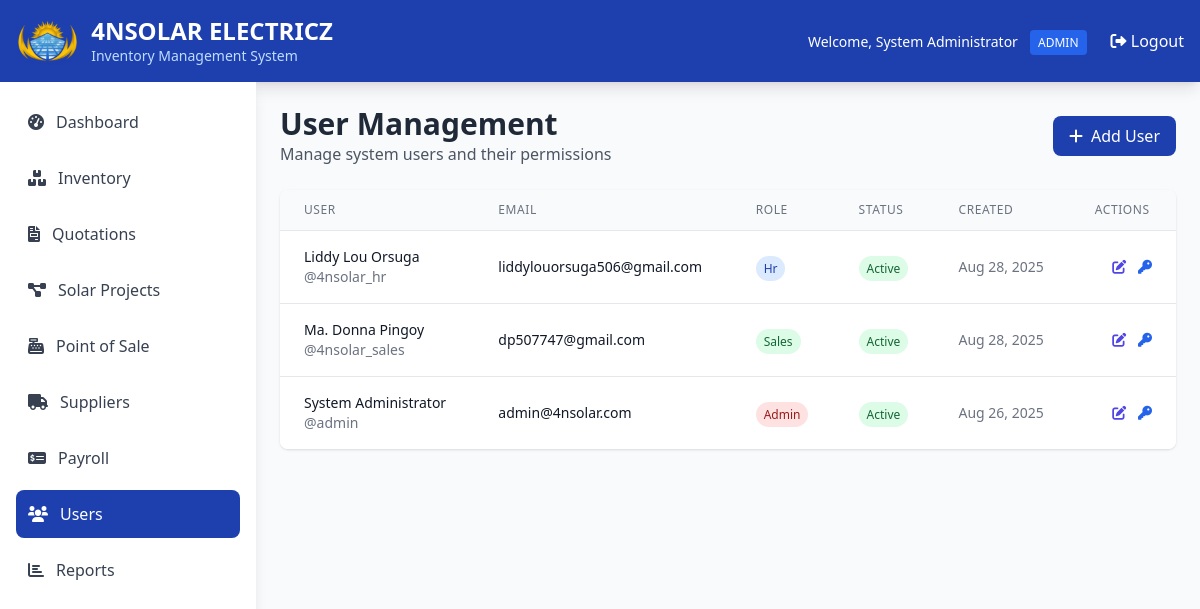
/users.php (signed in), run on the app's committed database.
### tables this page shows
CREATE TABLE `users` (
  `id` int(11) NOT NULL,
  `username` varchar(50) NOT NULL,
  `password` varchar(255) NOT NULL,
  `email` varchar(100) NOT NULL,
  `role` enum('admin','hr','sales') NOT NULL,
  `full_name` varchar(100) NOT NULL,
  `created_at` timestamp NOT NULL DEFAULT current_timestamp(),
  `updated_at` timestamp NOT NULL DEFAULT current_timestamp() ON UPDATE current_timestamp(),
  `is_active` tinyint(1) DEFAULT 1
);

### includes/config.php (called while the page is built, shortened)
<?php
function hasRole($role) {
    return isset($_SESSION['role']) && $_SESSION['role'] === $role;
}
?>

### includes/auth.php (called while the page is built, shortened)
<?php
require_once 'config.php';
function getUsers() {
    global $pdo;
    $stmt = $pdo->query("SELECT id, username, email, role, full_name, created_at, is_active FROM users ORDER BY created_at DESC");
    return $stmt->fetchAll();
}
?>

### users.php (the view, shortened to what this page needs)
<?php
require_once 'includes/config.php';
require_once 'includes/auth.php';
require_once 'includes/auth.php';
$action = $_GET['action'] ?? 'list';
switch ($action) {
    default:
        $users = getUsers();
        break;
}
include 'includes/header.php';
?>
<?php if ($action == 'list'): ?>
<div class="mb-6">
    <div class="flex justify-between items-center">
        <div>
            <h1 class="text-3xl font-bold text-gray-800">User Management</h1>
            <p class="text-gray-600">Manage system users and their permissions</p>
        </div>
        <?php if (hasRole(ROLE_ADMIN)): ?>
        <a href="?action=add" class="bg-solar-blue text-white px-4 py-2 rounded-lg hover:bg-blue-800 transition">
            <i class="fas fa-plus mr-2"></i>Add User
        </a>
        <?php endif; ?>
    </div>
</div>
<div class="bg-white rounded-lg shadow overflow-hidden">
    <table class="min-w-full divide-y divide-gray-200">
        <thead class="bg-gray-50">
            <tr>
                <th class="px-6 py-3 text-left text-xs font-medium text-gray-500 uppercase tracking-wider">User</th>
                <th class="px-6 py-3 text-left text-xs font-medium text-gray-500 uppercase tracking-wider">Email</th>
                <th class="px-6 py-3 text-left text-xs font-medium text-gray-500 uppercase tracking-wider">Role</th>
                <th class="px-6 py-3 text-left text-xs font-medium text-gray-500 uppercase tracking-wider">Status</th>
                <th class="px-6 py-3 text-left text-xs font-medium text-gray-500 uppercase tracking-wider">Created</th>
                <th class="px-6 py-3 text-left text-xs font-medium text-gray-500 uppercase tracking-wider">Actions</th>
            </tr>
        </thead>
        <tbody class="bg-white divide-y divide-gray-200">
            <?php if (!empty($users)): ?>
                <?php foreach ($users as $user): ?>
                <tr class="hover:bg-gray-50">
                    <td class="px-6 py-4 whitespace-nowrap">
                        <div>
                            <div class="text-sm font-medium text-gray-900"><?php echo htmlspecialchars($user['full_name']); ?></div>
                            <div class="text-sm text-gray-500">@<?php echo htmlspecialchars($user['username']); ?></div>
                        </div>
                    </td>
                    <td class="px-6 py-4 whitespace-nowrap text-sm text-gray-900">
                        <?php echo htmlspecialchars($user['email']); ?>
                    </td>
                    <td class="px-6 py-4 whitespace-nowrap">
                        <span class="px-2 py-1 text-xs font-medium rounded-full
                            <?php
                            switch($user['role']) {
                                case ROLE_ADMIN: echo 'bg-red-100 text-red-800'; break;
                                case ROLE_HR: echo 'bg-blue-100 text-blue-800'; break;
                                case ROLE_SALES: echo 'bg-green-100 text-green-800'; break;
                            }
                            ?>">
                            <?php echo ucfirst($user['role']); ?>
                        </span>
                    </td>
                    <td class="px-6 py-4 whitespace-nowrap">
                        <span class="px-2 py-1 text-xs font-medium rounded-full
                            <?php echo $user['is_active'] ? 'bg-green-100 text-green-800' : 'bg-red-100 text-red-800'; ?>">
                            <?php echo $user['is_active'] ? 'Active' : 'Inactive'; ?>
                        </span>
                    </td>
                    <td class="px-6 py-4 whitespace-nowrap text-sm text-gray-500">
                        <?php echo date('M j, Y', strtotime($user['created_at'])); ?>
                    </td>
                    <td class="px-6 py-4 whitespace-nowrap text-right text-sm font-medium space-x-2">
                        <?php
                        $can_edit = hasRole(ROLE_ADMIN) || (hasRole(ROLE_HR) && $user['role'] !== ROLE_ADMIN);
                        ?>
                        <?php if ($can_edit): ?>
                        <a href="?action=edit&id=<?php echo $user['id']; ?>" class="text-indigo-600 hover:text-indigo-900">
                            <i class="fas fa-edit"></i>
                        </a>
                        <button onclick="showChangePasswordModal(<?php echo $user['id']; ?>, '<?php echo htmlspecialchars($user['full_name']); ?>')"
                                class="text-blue-600 hover:text-blue-900">
                            <i class="fas fa-key"></i>
                        </button>
                        <?php endif; ?>
                    </td>
                </tr>
                <?php endforeach; ?>
            <?php endif; ?>
        </tbody>
    </table>
</div>
<?php endif; ?>
<?php include 'includes/footer.php'; ?>

### data on the page
users: full_name "Liddy Lou Orsuga", username "4nsolar_hr", email "liddylouorsuga506@gmail.com", role "Hr", is_active "Active", created_at "Aug 28, 2025"
users: full_name "Ma. Donna Pingoy", username "4nsolar_sales", email "dp507747@gmail.com", role "Sales", is_active "Active", created_at "Aug 28, 2025"
users: full_name "System Administrator", username "admin", email "admin@4nsolar.com", role "Admin", is_active "Active", created_at "Aug 26, 2025"

### other printed values
$_SESSION['full_name'] "System Administrator"
$_SESSION['role'] "ADMIN"
